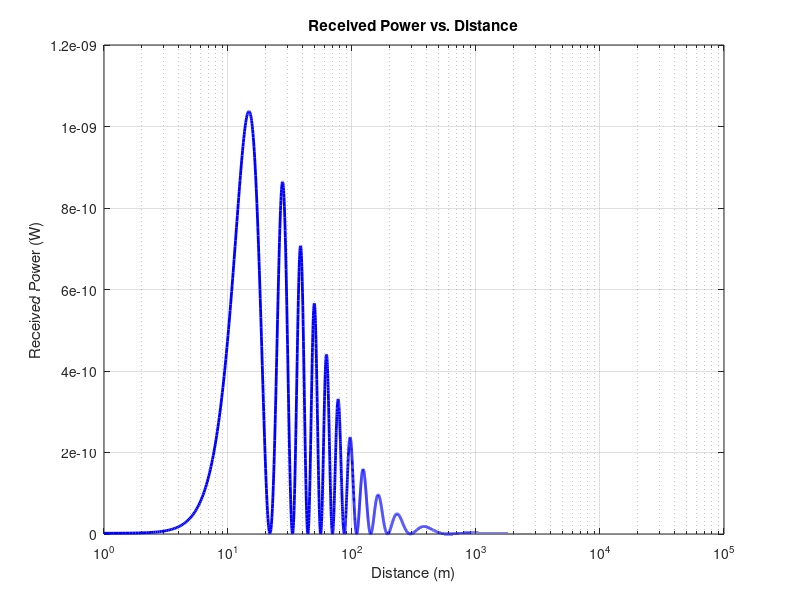
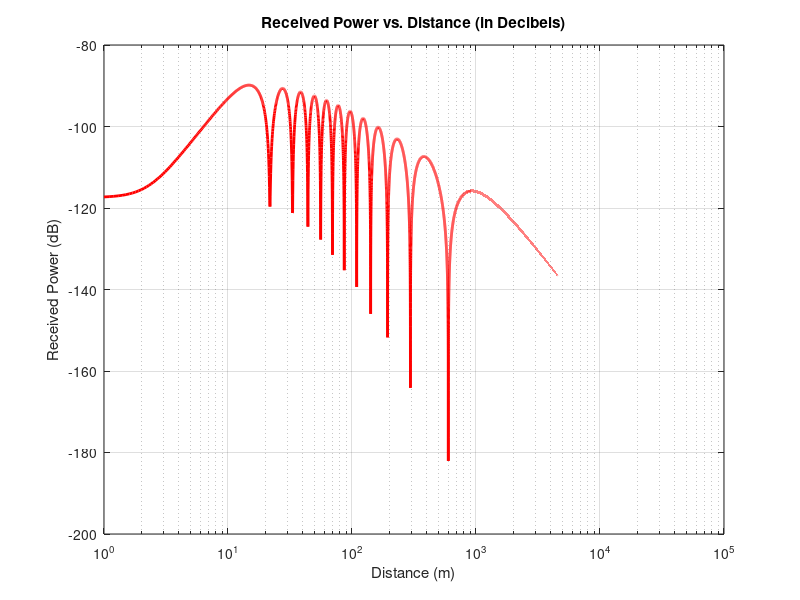

Write MATLAB code to recreate these figures, in order.
% Clear the workspace, close all figures, and clear the command window
clear all;
close all;
clc;

% Define constants and parameters
freq = 9e8;  % Frequency in Hz (9 x 10^8 Hz)
c = 3e8;    % Speed of light in m/s (3 x 10^8 m/s)
lambda = c / freq;  % Wavelength in meters
d = 1:0.1:100000;  % Distance range from 1 to 100,000 meters with step size 0.1
ht = 50;    % Transmitter height in meters
hr = 2;     % Receiver height in meters
Gref = 1;   % Reflection gain
Glos = 1;   % Line-of-sight gain
Pt = 1e-3;  % Transmitter power in watts (10^-3 W)

% Calculate distances for line-of-sight and reflected rays
dlos = sqrt(d.^2 + (ht - hr)^2);  % Line-of-sight distance
dref = sqrt(d.^2 + (ht + hr)^2);  % Reflected ray distance

% Two-ray ground reflection model
gamma = -1;  % Reflection coefficient (ground reflection)
phi = (2 * pi * (dref - dlos)) / lambda;  % Phase shift due to reflection

% Calculate received power
Pr = Pt * (lambda / (4 * pi))^2 * ...
    abs((sqrt(Glos) ./ dlos) + (gamma * sqrt(Gref) * exp(-1i * phi)) ./ dref).^2;

% Plot received power vs. distance (linear scale)
figure;
semilogx(d, Pr, 'b-', 'LineWidth', 2);
xlabel("Distance (m)");
ylabel("Received Power (W)");
title("Received Power vs. Distance");
grid on;

% Convert received power to decibels (dB)
Pr_db = 10 * log10(Pr);

% Plot received power vs. distance (logarithmic scale)
figure;
semilogx(d, Pr_db, 'r-', 'LineWidth', 2);
xlabel("Distance (m)");
ylabel("Received Power (dB)");
title("Received Power vs. Distance (in Decibels)");
grid on
